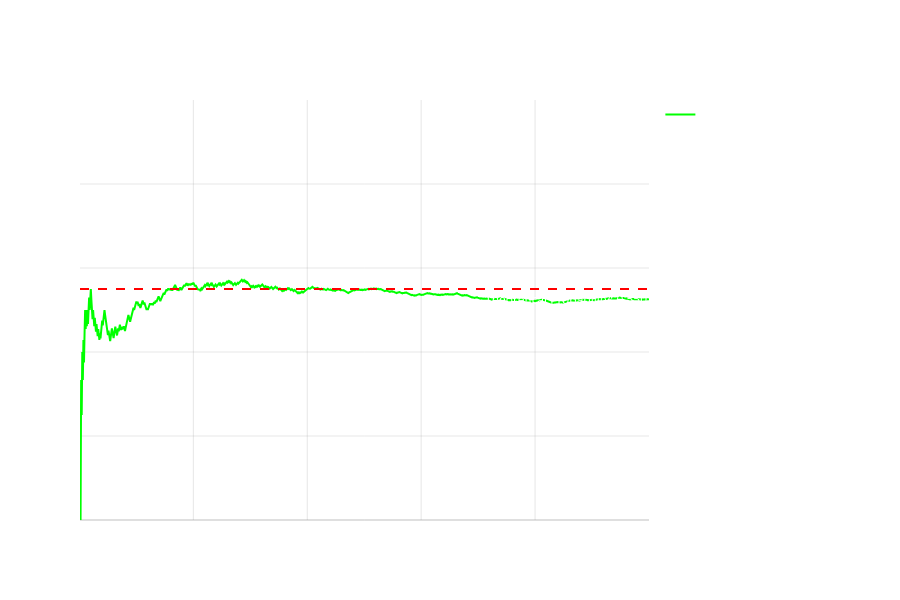

Here is the notebook cell this chart was saved with:
### Markdown cell above
##### Q: What is the probability of winning money playing the game?

### Code cell
# Function to simulate one game
def simulate_game():
    # Roll die
    die_roll = np.random.randint(1, 7)
    
    # Odd number case
    if die_roll % 2 == 1:
        # Flip weighted coin (60% heads)
        if np.random.random() < 0.6:
            return 1000  # Win on heads
        else:
            return -500  # Lose on tails
    # Even number case
    else:
        # Flip fair coin (50% heads)
        if np.random.random() < 0.5:
            return -500  # Lose on heads
        else:
            return 1000  # Win on tails

# Number of simulations
n_sims = 1000

# Run simulations and track results
results = np.zeros(n_sims)
win_probability = np.zeros(n_sims)

for i in range(n_sims):
    results[i] = simulate_game()
    win_probability[i] = np.mean(results[:i+1] > 0)

# Create figure
fig = go.Figure()

# Add trace for win probability convergence
fig.add_trace(
    go.Scatter(
        x=np.arange(1, n_sims + 1),
        y=win_probability,
        mode='lines',
        name='Estimated Probability of Winning',
        line=dict(color='#00ff00')
    )
)

# Calculate theoretical probability
# P(Win) = P(Odd)*P(Heads|Odd)*P(Win|Heads) + P(Odd)*P(Tails|Odd)*P(Win|Tails) +
#         P(Even)*P(Heads|Even)*P(Win|Heads) + P(Even)*P(Tails|Even)*P(Win|Tails)
theoretical_prob = (3/6)*(0.6)*(1) + (3/6)*(0.4)*(0) + (3/6)*(0.5)*(0) + (3/6)*(0.5)*(1)
fig.add_hline(y=theoretical_prob, line_dash="dash", line_color="red", 
              annotation_text=f"Theoretical Probability: {theoretical_prob:.3f}",
              annotation_position="bottom right")

# Update layout
fig.update_layout(
    showlegend=True,
    height=600,
    title_text='Convergence of Win Probability Estimate',
    title_x=0.5,
    title_font_size=20,
    plot_bgcolor='rgba(0,0,0,0)',
    paper_bgcolor='rgba(0,0,0,0)',
    font=dict(color='white'),
    yaxis_title='Probability of Winning',
    xaxis_title='Number of Simulations',
    yaxis_range=[0, 1]
)

# Update axes
fig.update_xaxes(showgrid=True, gridwidth=1, gridcolor='rgba(128,128,128,0.2)',
                 zeroline=True, zerolinewidth=1, zerolinecolor='rgba(128,128,128,0.5)')
fig.update_yaxes(showgrid=True, gridwidth=1, gridcolor='rgba(128,128,128,0.2)',
                 zeroline=True, zerolinewidth=1, zerolinecolor='rgba(128,128,128,0.5)')

fig.show()

### Figure 1 — Plotly figure (JSON) as saved in the notebook; plotly's stock layout.template omitted (floating-point values rounded to 4 significant figures; data arrays with more than 128 entries replaced by an {"elided": "..."} marker saying what was removed)
{"data": [{"line": {"color": "#00ff00"}, "mode": "lines", "name": "Estimated Probability of Winning", "type": "scatter", "x": {"elided": "1000 int values"}, "y": {"elided": "1000 float values"}}], "layout": {"annotations": [{"showarrow": false, "text": "Theoretical Probability: 0.550", "x": 1, "xanchor": "right", "xref": "x domain", "y": 0.55, "yanchor": "top", "yref": "y"}], "font": {"color": "white"}, "height": 600, "paper_bgcolor": "rgba(0,0,0,0)", "plot_bgcolor": "rgba(0,0,0,0)", "shapes": [{"line": {"color": "red", "dash": "dash"}, "type": "line", "x0": 0, "x1": 1, "xref": "x domain", "y0": 0.55, "y1": 0.55, "yref": "y"}], "showlegend": true, "title": {"font": {"size": 20}, "text": "Convergence of Win Probability Estimate", "x": 0.5}, "xaxis": {"gridcolor": "rgba(128,128,128,0.2)", "gridwidth": 1, "showgrid": true, "title": {"text": "Number of Simulations"}, "zeroline": true, "zerolinecolor": "rgba(128,128,128,0.5)", "zerolinewidth": 1}, "yaxis": {"gridcolor": "rgba(128,128,128,0.2)", "gridwidth": 1, "range": [0, 1], "showgrid": true, "title": {"text": "Probability of Winning"}, "zeroline": true, "zerolinecolor": "rgba(128,128,128,0.5)", "zerolinewidth": 1}}}
